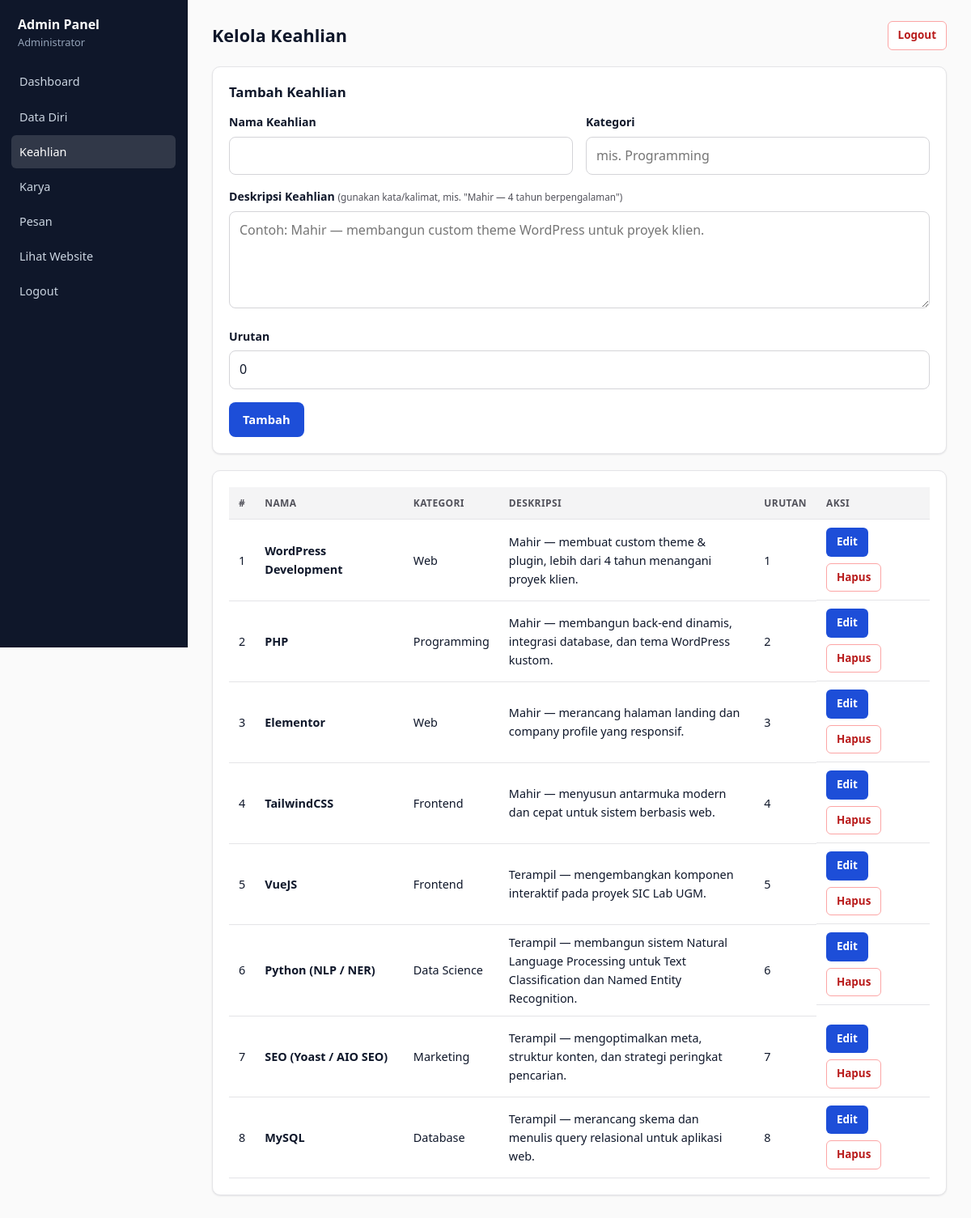
/admin/keahlian.php (signed in), run on the app's committed database.
### tables this page shows
CREATE TABLE `keahlian` (
  `id`       INT AUTO_INCREMENT PRIMARY KEY,
  `nama`     VARCHAR(120) NOT NULL,
  `kategori` VARCHAR(80)  DEFAULT NULL,
  `deskripsi` TEXT,
  `urutan`   INT DEFAULT 0
);

### includes/functions.php (called while the page is built, shortened)
<?php
function e($value): string
{
    return htmlspecialchars((string)$value, ENT_QUOTES, 'UTF-8');
}

### admin/keahlian.php (the view, shortened to what this page needs)
<?php
require_once __DIR__ . '/auth.php';
$edit = null;
$daftar = $pdo->query('SELECT * FROM keahlian ORDER BY urutan ASC, id ASC')->fetchAll();
require __DIR__ . '/../includes/admin_header.php';
?>
<form method="post" action="<?= BASE_URL ?>admin/keahlian.php" class="panel">
  <h3 style="margin-top:0"><?= $edit ? 'Ubah Keahlian' : 'Tambah Keahlian' ?></h3>
  <div class="grid-2">
    <div class="field"><label>Nama Keahlian</label><input type="text" name="nama" value="<?= e($edit['nama'] ?? '') ?>" required></div>
    <div class="field"><label>Kategori</label><input type="text" name="kategori" value="<?= e($edit['kategori'] ?? '') ?>" placeholder="mis. Programming"></div>
  </div>
  <div class="field">
    <label>Deskripsi Keahlian <small style="color:var(--muted)">(gunakan kata/kalimat, mis. "Mahir — 4 tahun berpengalaman")</small></label>
    <textarea name="deskripsi" placeholder="Contoh: Mahir — membangun custom theme WordPress untuk proyek klien."><?= e($edit['deskripsi'] ?? '') ?></textarea>
  </div>
  <div class="field"><label>Urutan</label><input type="number" name="urutan" value="<?= e($edit['urutan'] ?? 0) ?>"></div>
  <button type="submit" class="btn btn-primary"><?= $edit ? 'Simpan Perubahan' : 'Tambah' ?></button>
</form>
<div class="panel">
  <table>
    <thead><tr><th>#</th><th>Nama</th><th>Kategori</th><th>Deskripsi</th><th>Urutan</th><th>Aksi</th></tr></thead>
    <tbody>
    <?php if ($daftar): foreach ($daftar as $i => $row): ?>
      <tr>
        <td><?= $i + 1 ?></td>
        <td><strong><?= e($row['nama']) ?></strong></td>
        <td><?= e($row['kategori']) ?></td>
        <td style="max-width:360px"><?= e($row['deskripsi']) ?></td>
        <td><?= (int)$row['urutan'] ?></td>
        <td class="actions">
          <a class="btn btn-primary btn-sm" href="<?= BASE_URL ?>admin/keahlian.php?aksi=edit&id=<?= (int)$row['id'] ?>">Edit</a>
          <a class="btn btn-danger btn-sm" href="<?= BASE_URL ?>admin/keahlian.php?aksi=hapus&id=<?= (int)$row['id'] ?>" onclick="return confirm('Hapus keahlian ini?')">Hapus</a>
        </td>
      </tr>
    <?php endforeach; else: ?>
      <tr><td colspan="6" style="text-align:center;color:var(--muted)">Belum ada data.</td></tr>
    <?php endif; ?>
    </tbody>
  </table>
</div>
<?php require __DIR__ . '/../includes/admin_footer.php'; ?>

### assets/css/style.css (style rules this page uses)
:root { --bg: #fafafa; --surface: #ffffff; --surface-2: #f4f4f5; --line: #e4e4e7; --line-2: #d4d4d8; --text: #0f172a; --muted: #52525b; --primary: #1d4ed8; --primary-fg:#ffffff; --danger: #b91c1c; --success: #15803d; --radius: 8px; --shadow: 0 1px 2px rgba(15, 23, 42, .06), 0 1px 3px rgba(15, 23, 42, .04); }
* { box-sizing: border-box; }
html { scroll-behavior: smooth; }
body { margin: 0; font-family: system-ui, -apple-system, "Helvetica Neue", "Noto Sans", sans-serif; font-size: 16px; line-height: 1.6; color: var(--text); background: var(--bg); }
a { color: var(--primary); text-decoration: none; }
h1, h2, h3 { line-height: 1.25; }
.btn { display: inline-block; padding: 9px 16px; border-radius: 8px; border: 1px solid transparent; font: inherit; font-size: .92rem; font-weight: 600; cursor: pointer; text-align: center; transition: background-color .15s ease, border-color .15s ease; }
.btn-primary { background: var(--primary); color: var(--primary-fg); }
.btn-danger { background: var(--surface); color: var(--danger); border-color: #fca5a5; }
.btn-sm { padding: 6px 12px; font-size: .84rem; border-radius: 6px; }
.field { margin-bottom: 16px; }
label { display: block; font-weight: 600; font-size: .88rem; margin-bottom: 6px; }
label small { font-weight: 400; color: var(--muted); }
input, textarea, select { width: 100%; padding: 10px 12px; font: inherit; color: var(--text); background: var(--surface); border: 1px solid var(--line-2); border-radius: 8px; }
textarea { min-height: 120px; resize: vertical; }
.admin-body { background: var(--bg); }
.panel { background: var(--surface); border: 1px solid var(--line); border-radius: 10px; padding: 20px; box-shadow: var(--shadow); margin-bottom: 20px; }
.panel h3 { margin-top: 0; font-size: 1.05rem; }
table { width: 100%; border-collapse: collapse; font-size: .9rem; }
th, td { text-align: left; padding: 10px 12px; border-bottom: 1px solid var(--line); vertical-align: middle; }
th { background: var(--surface-2); font-size: .75rem; text-transform: uppercase; letter-spacing: .4px; color: var(--muted); font-weight: 700; }
.actions { display: flex; gap: 8px; flex-wrap: wrap; }
.grid-2 { display: grid; grid-template-columns: 1fr 1fr; gap: 16px; }

### data on the page
keahlian: nama "WordPress Development", kategori "Web", deskripsi "Mahir — membuat custom theme & plugin, lebih dari 4 tahun menangani proyek klien.", urutan "1"
keahlian: nama "PHP", kategori "Programming", deskripsi "Mahir — membangun back-end dinamis, integrasi database, dan tema WordPress kustom.", urutan "2"
keahlian: nama "Elementor", kategori "Web", deskripsi "Mahir — merancang halaman landing dan company profile yang responsif.", urutan "3"
keahlian: nama "TailwindCSS", kategori "Frontend", deskripsi "Mahir — menyusun antarmuka modern dan cepat untuk sistem berbasis web.", urutan "4"
keahlian: nama "VueJS", kategori "Frontend", deskripsi "Terampil — mengembangkan komponen interaktif pada proyek SIC Lab UGM.", urutan "5"
keahlian: nama "Python (NLP / NER)", kategori "Data Science", deskripsi "Terampil — membangun sistem Natural Language Processing untuk Text Classification dan Named Entity Recognition.", urutan "6"
keahlian: nama "SEO (Yoast / AIO SEO)", kategori "Marketing", deskripsi "Terampil — mengoptimalkan meta, struktur konten, dan strategi peringkat pencarian.", urutan "7"
keahlian: nama "MySQL", kategori "Database", deskripsi "Terampil — merancang skema dan menulis query relasional untuk aplikasi web.", urutan "8"

### other printed values
$adminNama "Administrator"
$judul "Kelola Keahlian"
